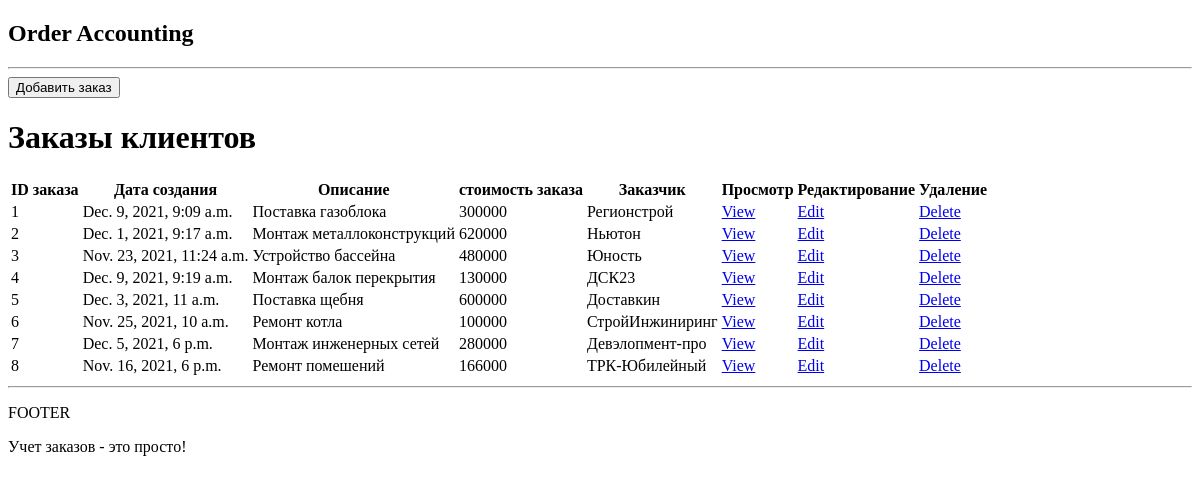
Before: / with the older database file.
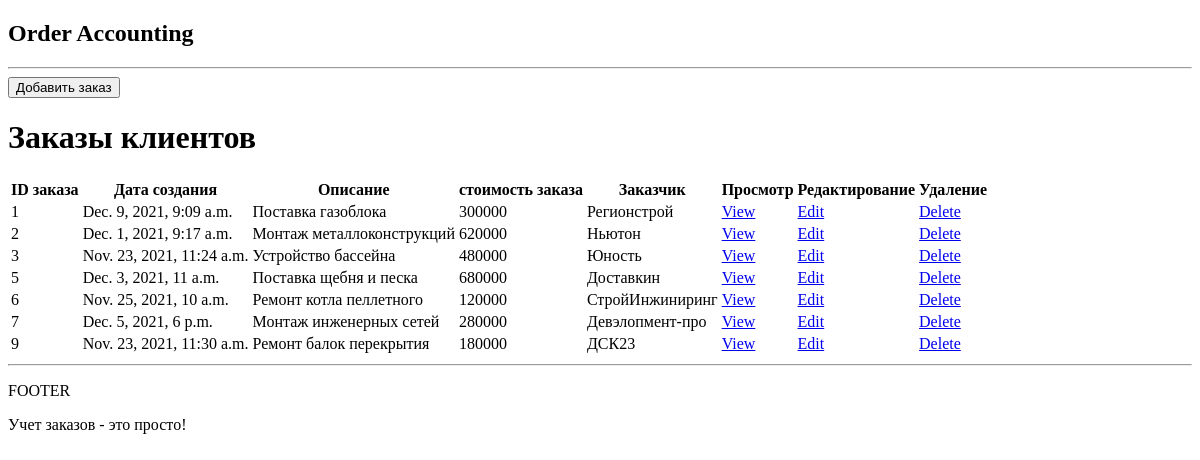
After: the same page with the newer database file.
### orders/models.py (models this page shows, shortened)
class Orders(models.Model):
    description = models.CharField(max_length=500, null=True, blank=True)
    amount = models.BigIntegerField()
    created = models.DateTimeField()
    customer = models.ForeignKey(Customer, on_delete=models.CASCADE)

class Customer(models.Model):
    title = models.CharField(max_length=200)
    def __str__(self):
        return self.title

### orders/views.py (the view)
# urls.py: path('', include('orders.urls')),
def orders(request):
    customer_dict = {}
    orders = Orders.objects.all()
    customers = Customer.objects.all()
    for customer in customers:
        customer_dict[customer.id] = customer.title
    context = {'orders': orders, 'customer_dict': customer_dict}
    return render(request, 'orders/orders.html', context)

### orders/templates/orders/orders.html
{% extends 'main.html' %}
{% block content %}
<h1> Заказы клиентов </h1>
<table>
    <tr>
        <th>ID заказа</th>
        <th>Дата создания</th>
        <th>Описание</th>
        <th>стоимость заказа</th>
        <th>Заказчик</th>
        <th>Просмотр</th>
        <th>Редактирование</th>
        <th>Удаление</th>
    </tr>
    {% for order in orders%}
    <tr>
        <td>{{order.id}}</td>
        <td>{{order.created}}</td>
        <td>{{order.description}}</td>
        <td>{{order.amount}}</td>
        <td>{{order.customer}}</td>
        <td><a href = "{% url 'single-order' order.id %}">View</a></td>
        <td><a href = "{% url 'update-order' order.id %}">Edit</a></td>
        <td><a href = "{% url 'delete-order' order.id %}">Delete</a></td>
    </tr>
    {% endfor %}
</table>
{% endblock content %}

### templates/main.html (shortened to what this page needs)
<!DOCTYPE html>
<html>
<head>
</head>
<body>
    {% include 'navbar.html' %}
    {% block content %}
    {% endblock content %}
    <hr>
    <P>FOOTER</P>
    <p>Учет заказов - это просто!</p>
</body>
</html>

### templates/navbar.html
<h2> Order Accounting </h2>
<hr>
<a href = "{% url 'create-order' %}"><button>Добавить заказ</button></a>

Changed rows visible on the page:
removed Orders: id "4", created "Dec. 9, 2021, 9:19 a.m.", description "Монтаж балок перекрытия", amount "130000", customer "ДСК23"
removed Orders: id "8", created "Nov. 16, 2021, 6 p.m.", description "Ремонт помешений", amount "166000", customer "ТРК-Юбилейный"
changed Orders "Доставкин": description "Поставка щебня" → "Поставка щебня и песка"; amount "600000" → "680000"
changed Orders "СтройИнжиниринг": description "Ремонт котла" → "Ремонт котла пеллетного"; amount "100000" → "120000"
added Orders: id "9", created "Nov. 23, 2021, 11:30 a.m.", description "Ремонт балок перекрытия", amount "180000", customer "ДСК23"
